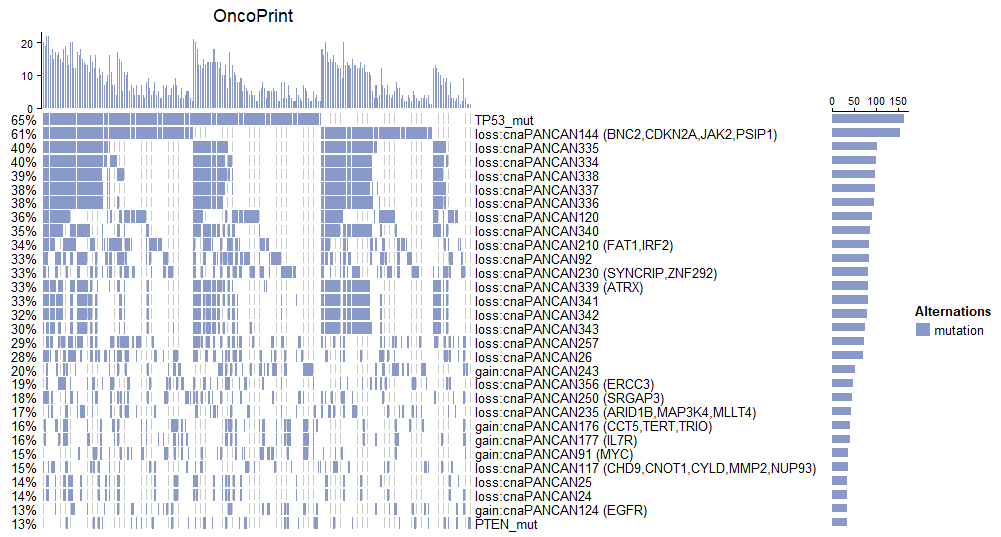

Write the R code that produced this figure.
library(openxlsx)
library(ComplexHeatmap)
library(circlize)
setwd("C:\\Users\\Administrator\\Melbourne University Assignment jupyter notebook\\assignment1")
tubian30<-read.csv("TopMutationGene30.csv", row.names = 1)
tubian30[tubian30 == 1] <- "mutation"##数据框1替换成mutution
tubian30[tubian30 == 0] <- "  "##0替换成空白
col = c("mutation" = "#8999ca")##颜色
##设置格子大小宽度
alter_fun = function(x, y, w, h, v) {
  n=sum(v)
  h=0.9*h
  grid.rect(x, y-unit(0.5, "mm"), w-unit(0.5, "mm"), h, gp = gpar(fill = "#CCCCCC", col = NA))
  if(v["mutation"])  grid.rect(x, y - h*0.5 + 0.95:n/n*h, w*0.95, 1/n*h,  gp = gpar(fill = col[names(which(v))], col = NA), just = "top")
  
}
#标题
column_title = "OncoPrint "
#设置标签等
heatmap_legend_param = list(title = "Alternations", at = c("mutation"), 
                            labels = c("mutation"))

##删除空行和列绘制瀑布图
oncoPrint(tubian30,
          alter_fun = alter_fun, col = col, 
          remove_empty_columns = TRUE, remove_empty_rows = TRUE,
          column_title = column_title, heatmap_legend_param = heatmap_legend_param)
